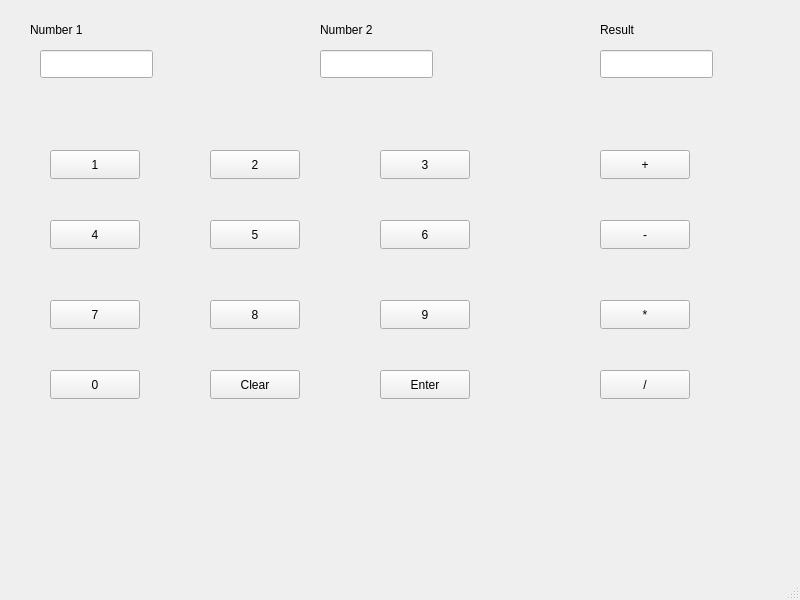
<?xml version="1.0" encoding="UTF-8"?>
<ui version="4.0">
 <class>MainWindow</class>
 <widget class="QMainWindow" name="MainWindow">
  <property name="geometry">
   <rect>
    <x>0</x>
    <y>0</y>
    <width>800</width>
    <height>600</height>
   </rect>
  </property>
  <property name="windowTitle">
   <string>MainWindow</string>
  </property>
  <widget class="QWidget" name="centralwidget">
   <widget class="QLineEdit" name="num1">
    <property name="geometry">
     <rect>
      <x>40</x>
      <y>50</y>
      <width>113</width>
      <height>28</height>
     </rect>
    </property>
   </widget>
   <widget class="QLineEdit" name="num2">
    <property name="geometry">
     <rect>
      <x>320</x>
      <y>50</y>
      <width>113</width>
      <height>28</height>
     </rect>
    </property>
   </widget>
   <widget class="QLineEdit" name="result">
    <property name="geometry">
     <rect>
      <x>600</x>
      <y>50</y>
      <width>113</width>
      <height>28</height>
     </rect>
    </property>
    <property name="readOnly">
     <bool>true</bool>
    </property>
   </widget>
   <widget class="QLabel" name="label_2">
    <property name="geometry">
     <rect>
      <x>320</x>
      <y>20</y>
      <width>63</width>
      <height>20</height>
     </rect>
    </property>
    <property name="text">
     <string>Number 2</string>
    </property>
   </widget>
   <widget class="QLabel" name="label_3">
    <property name="geometry">
     <rect>
      <x>600</x>
      <y>20</y>
      <width>63</width>
      <height>20</height>
     </rect>
    </property>
    <property name="text">
     <string>Result</string>
    </property>
   </widget>
   <widget class="QLabel" name="label">
    <property name="geometry">
     <rect>
      <x>30</x>
      <y>20</y>
      <width>63</width>
      <height>20</height>
     </rect>
    </property>
    <property name="text">
     <string>Number 1</string>
    </property>
   </widget>
   <widget class="QPushButton" name="N1">
    <property name="geometry">
     <rect>
      <x>50</x>
      <y>150</y>
      <width>90</width>
      <height>29</height>
     </rect>
    </property>
    <property name="text">
     <string>1</string>
    </property>
   </widget>
   <widget class="QPushButton" name="N2">
    <property name="geometry">
     <rect>
      <x>210</x>
      <y>150</y>
      <width>90</width>
      <height>29</height>
     </rect>
    </property>
    <property name="text">
     <string>2</string>
    </property>
   </widget>
   <widget class="QPushButton" name="N3">
    <property name="geometry">
     <rect>
      <x>380</x>
      <y>150</y>
      <width>90</width>
      <height>29</height>
     </rect>
    </property>
    <property name="text">
     <string>3</string>
    </property>
   </widget>
   <widget class="QPushButton" name="N4">
    <property name="geometry">
     <rect>
      <x>50</x>
      <y>220</y>
      <width>90</width>
      <height>29</height>
     </rect>
    </property>
    <property name="text">
     <string>4</string>
    </property>
   </widget>
   <widget class="QPushButton" name="N5">
    <property name="geometry">
     <rect>
      <x>210</x>
      <y>220</y>
      <width>90</width>
      <height>29</height>
     </rect>
    </property>
    <property name="text">
     <string>5</string>
    </property>
   </widget>
   <widget class="QPushButton" name="N6">
    <property name="geometry">
     <rect>
      <x>380</x>
      <y>220</y>
      <width>90</width>
      <height>29</height>
     </rect>
    </property>
    <property name="text">
     <string>6</string>
    </property>
   </widget>
   <widget class="QPushButton" name="N7">
    <property name="geometry">
     <rect>
      <x>50</x>
      <y>300</y>
      <width>90</width>
      <height>29</height>
     </rect>
    </property>
    <property name="text">
     <string>7</string>
    </property>
   </widget>
   <widget class="QPushButton" name="N8">
    <property name="geometry">
     <rect>
      <x>210</x>
      <y>300</y>
      <width>90</width>
      <height>29</height>
     </rect>
    </property>
    <property name="text">
     <string>8</string>
    </property>
   </widget>
   <widget class="QPushButton" name="N9">
    <property name="geometry">
     <rect>
      <x>380</x>
      <y>300</y>
      <width>90</width>
      <height>29</height>
     </rect>
    </property>
    <property name="text">
     <string>9</string>
    </property>
   </widget>
   <widget class="QPushButton" name="N0">
    <property name="geometry">
     <rect>
      <x>50</x>
      <y>370</y>
      <width>90</width>
      <height>29</height>
     </rect>
    </property>
    <property name="text">
     <string>0</string>
    </property>
   </widget>
   <widget class="QPushButton" name="add">
    <property name="geometry">
     <rect>
      <x>600</x>
      <y>150</y>
      <width>90</width>
      <height>29</height>
     </rect>
    </property>
    <property name="text">
     <string>+</string>
    </property>
   </widget>
   <widget class="QPushButton" name="sub">
    <property name="geometry">
     <rect>
      <x>600</x>
      <y>220</y>
      <width>90</width>
      <height>29</height>
     </rect>
    </property>
    <property name="text">
     <string>-</string>
    </property>
   </widget>
   <widget class="QPushButton" name="mul">
    <property name="geometry">
     <rect>
      <x>600</x>
      <y>300</y>
      <width>90</width>
      <height>29</height>
     </rect>
    </property>
    <property name="text">
     <string>*</string>
    </property>
   </widget>
   <widget class="QPushButton" name="div">
    <property name="geometry">
     <rect>
      <x>600</x>
      <y>370</y>
      <width>90</width>
      <height>29</height>
     </rect>
    </property>
    <property name="text">
     <string>/</string>
    </property>
   </widget>
   <widget class="QPushButton" name="clear">
    <property name="geometry">
     <rect>
      <x>210</x>
      <y>370</y>
      <width>90</width>
      <height>29</height>
     </rect>
    </property>
    <property name="text">
     <string>Clear</string>
    </property>
   </widget>
   <widget class="QPushButton" name="enter">
    <property name="geometry">
     <rect>
      <x>380</x>
      <y>370</y>
      <width>90</width>
      <height>29</height>
     </rect>
    </property>
    <property name="text">
     <string>Enter</string>
    </property>
   </widget>
  </widget>
  <widget class="QMenuBar" name="menubar">
   <property name="geometry">
    <rect>
     <x>0</x>
     <y>0</y>
     <width>800</width>
     <height>25</height>
    </rect>
   </property>
  </widget>
  <widget class="QStatusBar" name="statusbar"/>
 </widget>
 <resources/>
 <connections/>
</ui>
